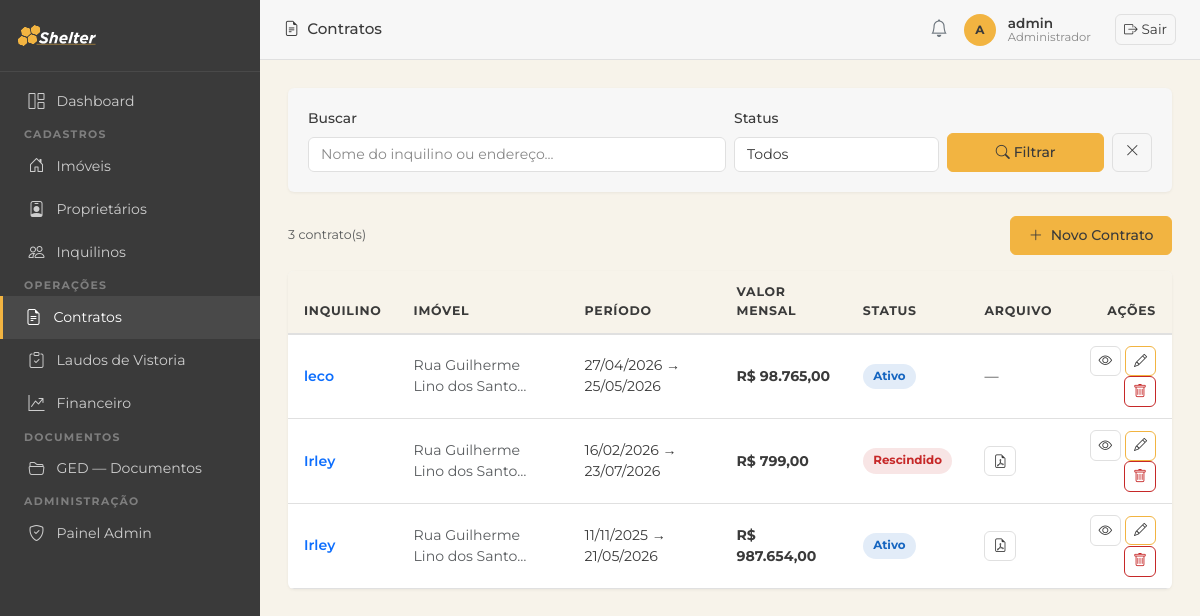
/contratos/ (signed in), run on the app's committed database.
### imoveis/models.py (models this page shows, shortened)
class Contrato(models.Model):
    STATUS_CHOICES = [
        ('ativo', 'Ativo'),
        ('encerrado', 'Encerrado'),
        ('rescindido', 'Rescindido'),
    ]
    TIPO_CONTRATO_CHOICES = [
        ('PF', 'Pessoa Física'),
        ('PJ', 'Pessoa Jurídica'),
    ]
    imovel = models.ForeignKey(Imovel, on_delete=models.PROTECT, related_name='contratos')
    inquilino = models.ForeignKey(Inquilino, on_delete=models.PROTECT, related_name='contratos')
    tipo_contrato = models.CharField(max_length=2, choices=TIPO_CONTRATO_CHOICES, default='PF',
                                     verbose_name='Tipo de Contrato')
    status = models.CharField(max_length=20, choices=STATUS_CHOICES, default='ativo')
    data_inicio = models.DateField(verbose_name='Data de Início')
    data_fim = models.DateField(verbose_name='Data de Término')
    valor_mensal = models.DecimalField(max_digits=10, decimal_places=2, verbose_name='Valor Mensal')
    dia_vencimento = models.PositiveSmallIntegerField(default=10, verbose_name='Dia de Vencimento')
    arquivo = models.FileField(upload_to='contratos/', blank=True, null=True, verbose_name='Arquivo do Contrato')
    comprovante_renda = models.FileField(upload_to='comprovantes_renda/', blank=True, null=True,
                                         verbose_name='Comprovante de Renda (PF)')
    contrato_social = models.FileField(upload_to='contratos_sociais/', blank=True, null=True,
                                       verbose_name='Contrato Social (PJ)')
    recibo_chaves = models.FileField(upload_to='contratos/recibo_chaves/', blank=True, null=True,
                                     verbose_name='Recibo de Entrega de Chaves')
    comprovante_anual = models.FileField(upload_to='contratos/comprovante_anual/', blank=True, null=True,
                                         verbose_name='Comprovante Anual de Pagamento')
    observacoes = models.TextField(blank=True, verbose_name='Observações')
    criado_em = models.DateTimeField(auto_now_add=True)
    class Meta:
        verbose_name = 'Contrato'
        verbose_name_plural = 'Contratos'
        ordering = ['-data_inicio']

class Inquilino(models.Model):
    nome = models.CharField(max_length=200)
    cpf = models.CharField(max_length=14, unique=True, verbose_name='CPF')
    cnpj = models.CharField(max_length=18, blank=True, verbose_name='CNPJ')
    email = models.EmailField(blank=True)
    telefone = models.CharField(max_length=20, blank=True)
    rg = models.CharField(max_length=20, blank=True, verbose_name='RG')
    qualificacao = models.CharField(max_length=300, blank=True, verbose_name='Qualificação',
                                    help_text='Estado civil, profissão, nacionalidade')
    profissao = models.CharField(max_length=100, blank=True, verbose_name='Profissão')
    renda_mensal = models.DecimalField(max_digits=10, decimal_places=2, null=True, blank=True)
    criado_em = models.DateTimeField(auto_now_add=True)
    class Meta:
        verbose_name = 'Inquilino'
        verbose_name_plural = 'Inquilinos'
        ordering = ['nome']

class Imovel(models.Model):
    TIPO_CHOICES = [
        ('apartamento', 'Apartamento'),
        ('casa', 'Casa'),
        ('comercial', 'Comercial'),
        ('terreno', 'Terreno'),
        ('galpao', 'Galpão'),
    ]
    STATUS_CHOICES = [
        ('ocupado', 'Ocupado'),
        ('vago', 'Vago'),
        ('manutencao', 'Em Manutenção'),
    ]
    CATEGORIA_CHOICES = [
        ('urbano', 'Urbano'),
        ('rural', 'Rural'),
    ]
    proprietario = models.ForeignKey(Proprietario, on_delete=models.PROTECT, related_name='imoveis')
    tipo = models.CharField(max_length=20, choices=TIPO_CHOICES)
    status = models.CharField(max_length=20, choices=STATUS_CHOICES, default='vago')
    categoria = models.CharField(max_length=10, choices=CATEGORIA_CHOICES, default='urbano', verbose_name='Categoria')
    endereco = models.CharField(max_length=300)
    bairro = models.CharField(max_length=100, blank=True)
    cidade = models.CharField(max_length=100, default='')
    valor_aluguel = models.DecimalField(max_digits=10, decimal_places=2)
    area_m2 = models.DecimalField(max_digits=8, decimal_places=2, null=True, blank=True, verbose_name='Área (m²)')
    descricao = models.TextField(blank=True)
    matricula = models.CharField(max_length=100, blank=True, verbose_name='Matrícula')
    data_aquisicao = models.DateField(null=True, blank=True, verbose_name='Data de Aquisição')
    valor_aquisicao = models.DecimalField(max_digits=14, decimal_places=2, null=True, blank=True, verbose_name='Valor de Aquisição')
    cadastro_prefeitura = models.CharField(max_length=100, blank=True, verbose_name='Cadastro Prefeitura')
    planta_projeto = models.FileField(upload_to='plantas/', blank=True, null=True, verbose_name='Planta/Projeto')
    nirf = models.CharField(max_length=50, blank=True, verbose_name='NIRF')
    incra = models.CharField(max_length=50, blank=True, verbose_name='INCRA')
    car = models.CharField(max_length=100, blank=True, verbose_name='CAR')
    criado_em = models.DateTimeField(auto_now_add=True)
    class Meta:
        verbose_name = 'Imóvel'
        verbose_name_plural = 'Imóveis'
        ordering = ['endereco']

### imoveis/views.py (the view)
# urls.py: path('contratos/', views.contrato_list, name='contrato_list'),
@login_required
def contrato_list(request):
    q = request.GET.get('q', '')
    status = request.GET.get('status', '')
    qs = Contrato.objects.select_related('imovel', 'inquilino')
    if q:
        qs = qs.filter(Q(inquilino__nome__icontains=q) | Q(imovel__endereco__icontains=q))
    if status:
        qs = qs.filter(status=status)
    return render(request, 'contratos/contrato_list.html', {
        'contratos': qs, 'q': q, 'status': status,
        'status_choices': Contrato.STATUS_CHOICES,
    })

### imoveis/templatetags/imoveis_tags.py (called while the page is built)
@register.filter
def brl(value):
    try:
        value = float(value)
    except (TypeError, ValueError):
        return value
    formatted = f"{value:,.2f}"          # 1,500.00  (locale inglês)
    formatted = formatted.replace(",", "X").replace(".", ",").replace("X", ".")
    return formatted

### templates/contratos/contrato_list.html (shortened to what this page needs)
{% extends 'base.html' %}
{% load imoveis_tags %}
{% block page_title %}<i class="bi bi-file-earmark-text me-2"></i>Contratos{% endblock %}
{% block nav_contratos %}active{% endblock %}
{% block content %}
<div class="section-card mb-4">
  <div class="section-card-body">
    <form method="get" class="row g-2 align-items-end">
      <div class="col-12 col-md-6">
        <label class="form-label">Buscar</label>
        <input type="text" name="q" value="{{ q }}" class="form-control" placeholder="Nome do inquilino ou endereço...">
      </div>
      <div class="col-md-3">
        <label class="form-label">Status</label>
        <select name="status" class="form-select">
          <option value="">Todos</option>
        </select>
      </div>
      <div class="col-md-3 d-flex gap-2">
        <button type="submit" class="btn btn-primary flex-fill"><i class="bi bi-search"></i> Filtrar</button>
        <a href="{% url 'contrato_list' %}" class="btn btn-outline-secondary"><i class="bi bi-x-lg"></i></a>
      </div>
    </form>
  </div>
</div>
<div class="d-flex justify-content-between align-items-center mb-3">
  <span class="text-muted small">{{ contratos.count }} contrato(s)</span>
  <a href="{% url 'contrato_create' %}" class="btn btn-primary"><i class="bi bi-plus-lg me-1"></i> Novo Contrato</a>
</div>
<div class="section-card">
  <div class="table-responsive">
    <table class="table mb-0">
      <thead>
        <tr><th>Inquilino</th><th>Imóvel</th><th>Período</th><th>Valor Mensal</th><th>Status</th><th>Arquivo</th><th class="text-end">Ações</th></tr>
      </thead>
      <tbody>
        {% for c in contratos %}
        <tr>
          <td><a href="{% url 'contrato_detail' c.pk %}" class="fw-semibold text-primary">{{ c.inquilino.nome }}</a></td>
          <td class="small text-muted">{{ c.imovel.endereco|truncatechars:30 }}</td>
          <td class="small">{{ c.data_inicio|date:"d/m/Y" }} → {{ c.data_fim|date:"d/m/Y" }}</td>
          <td><strong>R$ {{ c.valor_mensal|brl }}</strong></td>
          <td><span class="status-badge badge-{{ c.status }}">{{ c.get_status_display }}</span></td>
          <td>
            {% if c.arquivo %}
            <a href="{{ c.arquivo.url }}" target="_blank" class="btn btn-sm btn-outline-secondary"><i class="bi bi-file-earmark-pdf"></i></a>
            {% else %}—{% endif %}
          </td>
          <td class="text-end">
            <a href="{% url 'contrato_detail' c.pk %}" class="btn btn-sm btn-outline-secondary"><i class="bi bi-eye"></i></a>
            <a href="{% url 'contrato_edit' c.pk %}" class="btn btn-sm btn-outline-primary"><i class="bi bi-pencil"></i></a>
            <button class="btn btn-sm btn-outline-danger" data-bs-toggle="modal" data-bs-target="#del{{ c.pk }}"><i class="bi bi-trash"></i></button>
          </td>
        </tr>
        {% empty %}
        <tr><td colspan="7" class="text-center text-muted py-4">Nenhum contrato encontrado.</td></tr>
        {% endfor %}
      </tbody>
    </table>
  </div>
</div>
{% endblock %}

### templates/base.html (shortened to what this page needs)
{% load static %}
<!DOCTYPE html>
<html lang="pt-BR">
<head>
  <link rel="stylesheet" href="https://cdn.jsdelivr.net/npm/bootstrap@5.3.3/dist/css/bootstrap.min.css">
  <link rel="stylesheet" href="https://cdn.jsdelivr.net/npm/bootstrap-icons@1.11.3/font/bootstrap-icons.min.css">
  <link rel="stylesheet" href="{% static 'css/custom.css' %}">
</head>
<body>
<nav id="sidebar">
  <div class="sidebar-brand">
    <img src="{% static 'assets/Shelter_LOGO_white.svg' %}" alt="Shelter">
  </div>
  <ul class="nav flex-column py-2">
    <li class="nav-item">
      <a class="nav-link {% block nav_dashboard %}{% endblock %}" href="{% url 'dashboard' %}">
        <i class="bi bi-grid-1x2"></i> Dashboard
      </a>
    </li>
    <li><span class="nav-section-label">Cadastros</span></li>
    <li class="nav-item">
      <a class="nav-link {% block nav_imoveis %}{% endblock %}" href="{% url 'imovel_list' %}">
        <i class="bi bi-house-door"></i> Imóveis
      </a>
    </li>
    <li class="nav-item">
      <a class="nav-link {% block nav_proprietarios %}{% endblock %}" href="{% url 'proprietario_list' %}">
        <i class="bi bi-person-badge"></i> Proprietários
      </a>
    </li>
    <li class="nav-item">
      <a class="nav-link {% block nav_inquilinos %}{% endblock %}" href="{% url 'inquilino_list' %}">
        <i class="bi bi-people"></i> Inquilinos
      </a>
    </li>
    <li><span class="nav-section-label">Operações</span></li>
    <li class="nav-item">
      <a class="nav-link {% block nav_contratos %}{% endblock %}" href="{% url 'contrato_list' %}">
        <i class="bi bi-file-earmark-text"></i> Contratos
      </a>
    </li>
    <li class="nav-item">
      <a class="nav-link {% block nav_laudos %}{% endblock %}" href="{% url 'laudo_list' %}">
        <i class="bi bi-clipboard-check"></i> Laudos de Vistoria
      </a>
    </li>
    <li class="nav-item">
      <a class="nav-link {% block nav_financeiro %}{% endblock %}" href="{% url 'lancamento_list' %}">
        <i class="bi bi-graph-up-arrow"></i> Financeiro
      </a>
    </li>
    <li><span class="nav-section-label">Documentos</span></li>
    <li class="nav-item">
      <a class="nav-link {% block nav_documentos %}{% endblock %}" href="{% url 'documentos' %}">
        <i class="bi bi-folder2-open"></i> GED — Documentos
      </a>
    </li>
    {% if user.is_staff %}
    <li><span class="nav-section-label">Administração</span></li>
    <li class="nav-item">
      <a class="nav-link" href="{% url 'admin:index' %}">
        <i class="bi bi-shield-check"></i> Painel Admin
      </a>
    </li>
    {% endif %}
  </ul>
</nav>
<header id="topbar">
  <span class="page-title">{% block page_title %}{% endblock %}</span>
  <div class="user-info ms-auto">
    <i class="bi bi-bell text-secondary me-2" style="font-size:1.1rem;"></i>
    <div class="user-avatar">
      {{ user.get_short_name|default:user.username|first|upper }}
    </div>
    <div class="ms-1">
      <div class="user-name">{{ user.get_short_name|default:user.username }}</div>
      <div class="user-role">{% if user.is_staff %}Administrador{% else %}Usuário{% endif %}</div>
    </div>
    <form method="post" action="{% url 'logout' %}" class="d-inline ms-3">
      <button type="submit" class="btn btn-outline-secondary btn-sm">
        <i class="bi bi-box-arrow-right me-1"></i>Sair
      </button>
    </form>
  </div>
</header>
<main id="main-content">
  {% block content %}{% endblock %}
</main>
</body>
</html>

### data on the page
Contrato: inquilino.nome "leco", imovel.endereco "Rua Guilherme Lino dos Santo…", data_inicio "27/04/2026", data_fim "25/05/2026", valor_mensal|brl "98.765,00", status "Ativo"
Contrato: inquilino.nome "Irley", imovel.endereco "Rua Guilherme Lino dos Santo…", data_inicio "16/02/2026", data_fim "23/07/2026", valor_mensal|brl "799,00", status "Rescindido"
Contrato: inquilino.nome "Irley", imovel.endereco "Rua Guilherme Lino dos Santo…", data_inicio "11/11/2025", data_fim "21/05/2026", valor_mensal|brl "987.654,00", status "Ativo"

### other printed values
{{ user.get_short_name|default:user.username|first|upper }} "A"
{{ user.get_short_name|default:user.username }} "admin"
{{ contratos.count }} "3"
